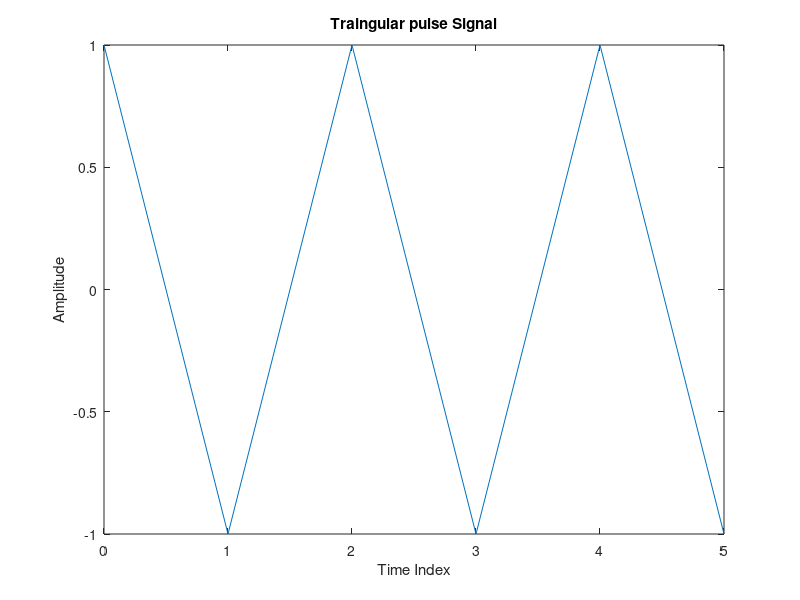

Source code (MATLAB):
v = 10;
f0 = 1;
w0 = 2 * pi *f0;
T = 1/f0;
D = 0.5;
dt = T/512;
t = 0:5;
y = (-1) .^t;
plot(t, y);
ylabel('Amplitude');
xlabel('Time Index');
title('Traingular pulse Signal');